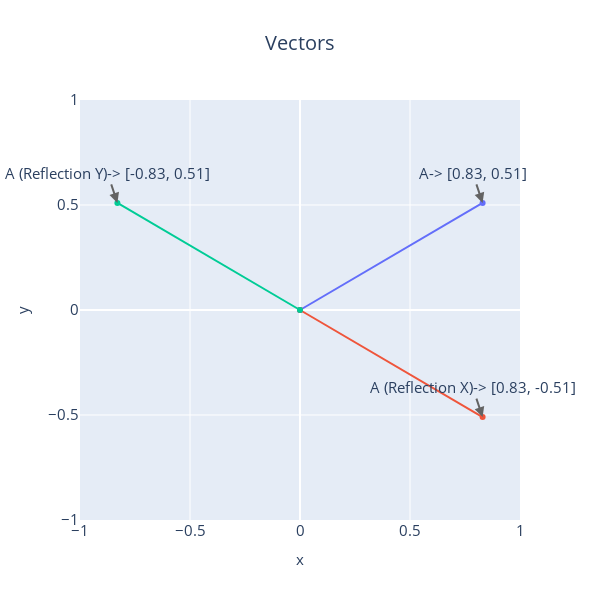

Here is the notebook cell this chart was saved with:
### Code cell
plot_vector_points([A, ARX, ARY], names=["A", "A (Reflection X)", "A (Reflection Y)"], axis_range=[-1,1])

### Figure 1 — Plotly figure (JSON) as saved in the notebook; plotly's stock layout.template omitted (floating-point values rounded to 4 significant figures)
{"data": [{"name": "A", "type": "scatter", "x": [0, 0.83], "y": [0, 0.51]}, {"name": "A (Reflection X)", "type": "scatter", "x": [0, 0.83], "y": [0, -0.51]}, {"name": "A (Reflection Y)", "type": "scatter", "x": [0, -0.83], "y": [0, 0.51]}], "layout": {"annotations": [{"arrowcolor": "#636363", "arrowhead": 2, "arrowsize": 1, "arrowwidth": 2, "font": {"size": 15}, "text": "A-> [0.83, 0.51]", "x": 0.83, "y": 0.51}, {"arrowcolor": "#636363", "arrowhead": 2, "arrowsize": 1, "arrowwidth": 2, "font": {"size": 15}, "text": "A (Reflection X)-> [0.83, -0.51]", "x": 0.83, "y": -0.51}, {"arrowcolor": "#636363", "arrowhead": 2, "arrowsize": 1, "arrowwidth": 2, "font": {"size": 15}, "text": "A (Reflection Y)-> [-0.83, 0.51]", "x": -0.83, "y": 0.51}], "autosize": false, "height": 600, "legend": {"title": {}}, "showlegend": false, "title": {"font": {"size": 20}, "text": "Vectors", "x": 0.5}, "width": 600, "xaxis": {"range": [-1, 1], "tickfont": {"size": 15}, "title": {"font": {"size": 15}, "text": "x"}}, "yaxis": {"range": [-1, 1], "tickfont": {"size": 15}, "title": {"font": {"size": 15}, "text": "y"}}}}
